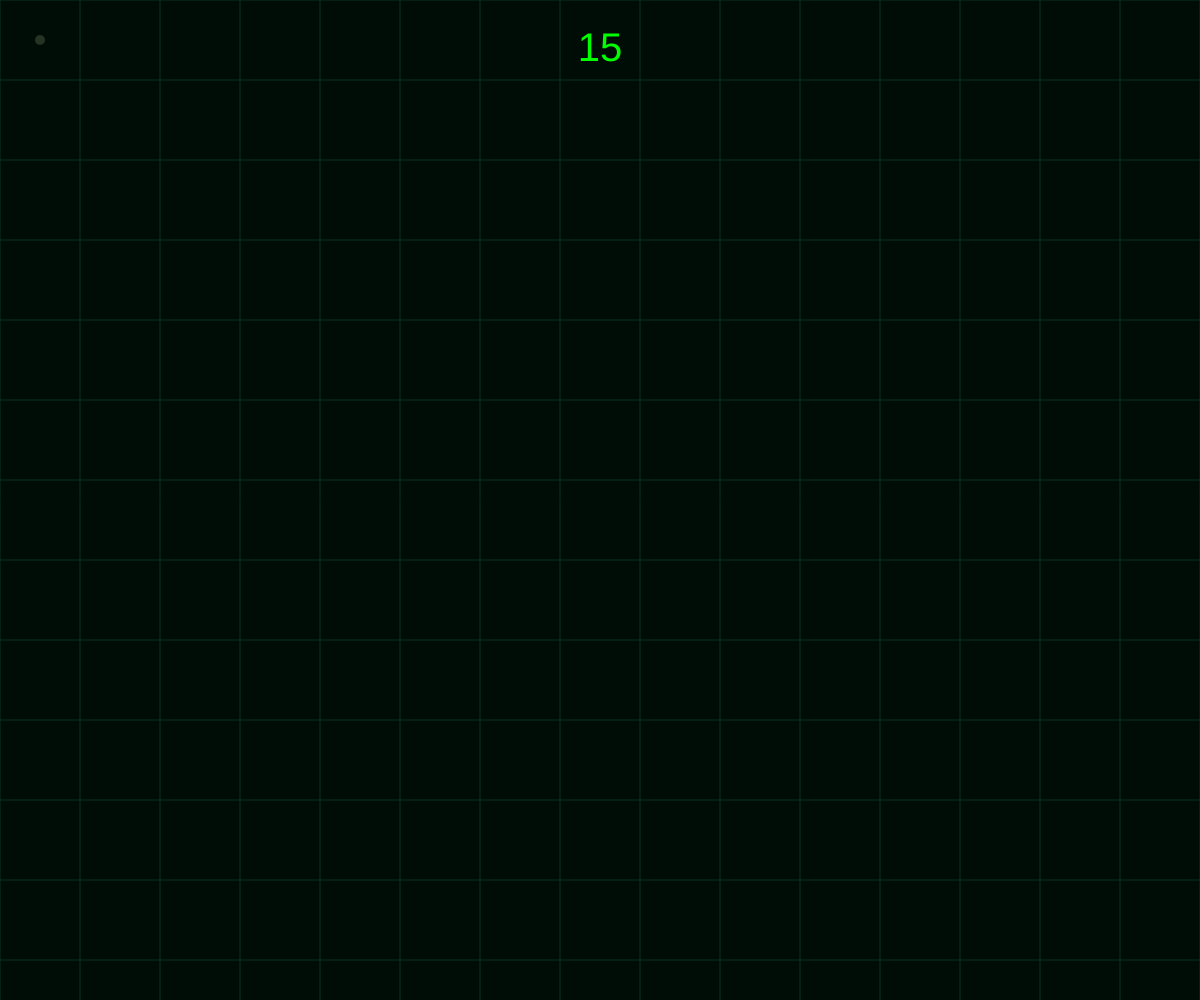
Frame 1 (no input)
Frame 60 (no input): identical to frame 1, image omitted
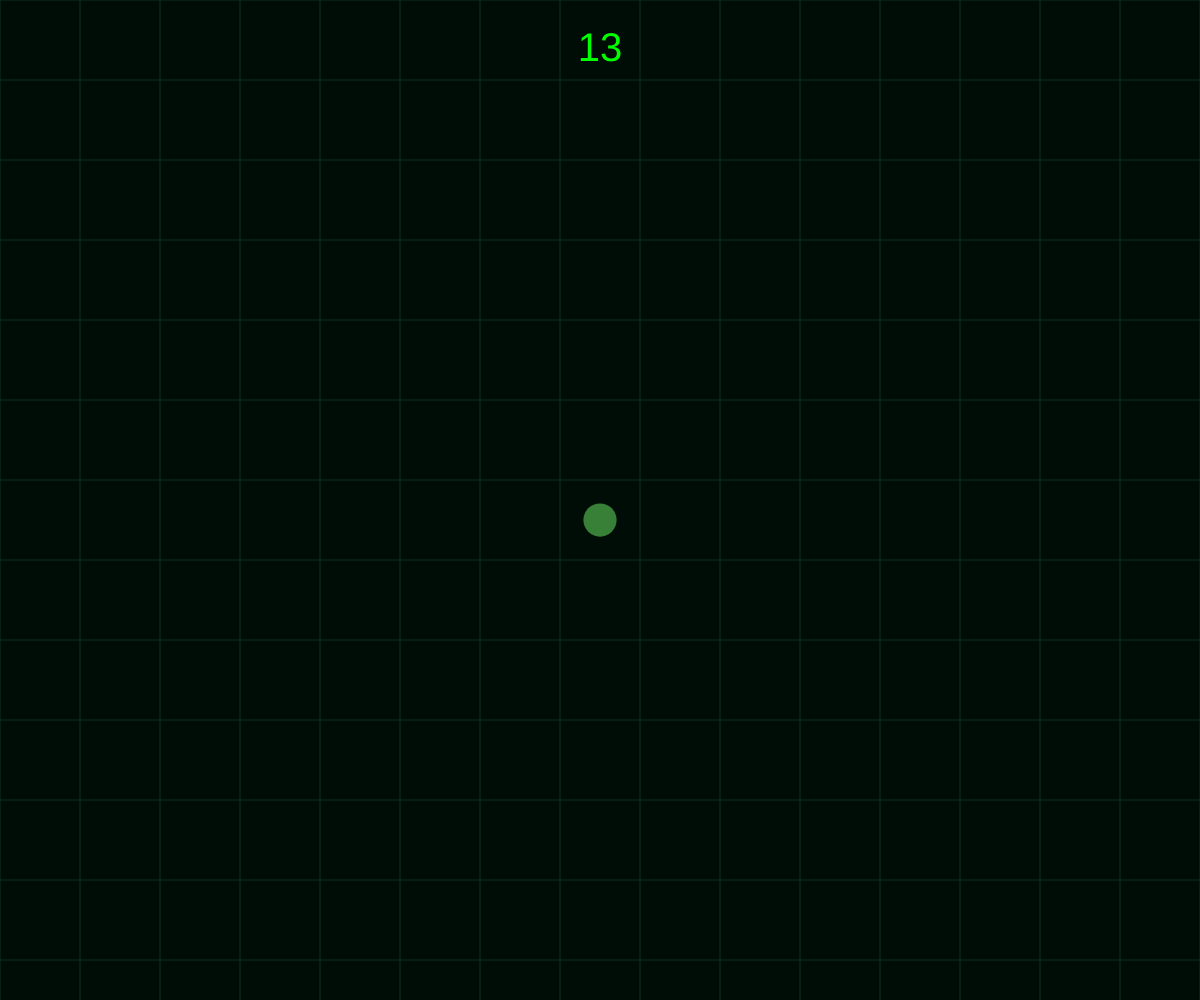
Frame 120 (the mouse pressed at the canvas centre since frame 60)

The p5.js sketch that drew these frames (run headless with seeded random() and noise() and a simulated clock; from frame 60 on, the mouse is pressed at the canvas centre):

// p5.js sketch
// ── sketch.js
// === 遊戲設定 ===
let gridSize = 80; // 再次加大格子，減少數量
let gameTimeLimit = 15; 

// === 狀態變數 ===
let cols, rows, targetX, targetY, playerX, playerY;
let isWon = false;
let isGameOver = false;
let startTime, timeLeft;

// === 特效系統 ===
let waves = []; // 儲存擴散波

function setup() {
  createCanvas(windowWidth, windowHeight);
  colorMode(HSB, 360, 100, 100, 1); 
  calculateGrid();
  spawnGame();
  noCursor(); 
}

function draw() {
  // 基礎背景：極深綠黑色
  background(150, 100, 5); 

  // 1. 繪製網格
  drawGrid();

  // 2. 邏輯處理
  if (!isWon && !isGameOver) {
    handleTime();
    updatePlayerPosition();
  }

  // 3. 繪製玩家偵測點
  drawPlayerDot();

  // 4. 繪製「往外擴」的渲染特效
  drawWaves();

  // 5. 勝利時的螢幕綠色渲染層
  if (isWon) {
    drawWinOverlay();
  }

  // 6. UI 顯示
  drawUI();
}

// --- 繪圖函式 ---

function drawGrid() {
  stroke(150, 80, 20); // 墨綠色網格
  strokeWeight(1);
  for (let i = 0; i <= cols; i++) line(i * gridSize, 0, i * gridSize, height);
  for (let j = 0; j <= rows; j++) line(0, j * gridSize, width, j * gridSize);
}

function drawPlayerDot() {
  let d = dist(playerX, playerY, targetX, targetY);
  let senseDist = 8;
  let dotSize = map(d, senseDist, 0, 10, gridSize * 0.9, true);
  
  noStroke();
  if (isWon) {
    fill(120, 100, 100); // 亮綠
  } else if (isGameOver) {
    fill(0, 0, 20); // 失敗灰
  } else {
    // 越接近越亮的螢光綠
    let bright = map(d, senseDist, 0, 20, 100, true);
    let sat = map(d, senseDist, 0, 30, 100, true);
    fill(120, sat, bright); 
  }
  
  ellipse(playerX * gridSize + gridSize/2, playerY * gridSize + gridSize/2, dotSize);
}

function drawWinOverlay() {
  // 整個螢幕蓋上一層發光的綠色
  push();
  blendMode(ADD); // 使用濾色模式讓綠光更強
  fill(120, 100, 40, 0.3); 
  rect(0, 0, width, height);
  pop();
}

function drawWaves() {
  for (let i = waves.length - 1; i >= 0; i--) {
    waves[i].update();
    waves[i].display();
    if (waves[i].isDead()) waves.splice(i, 1);
  }
}

// --- 遊戲邏輯 ---

function handleTime() {
  let elapsed = floor((millis() - startTime) / 1000);
  timeLeft = gameTimeLimit - elapsed;
  if (timeLeft <= 0) {
    timeLeft = 0;
    isGameOver = true;
    cursor();
  }
}

function updatePlayerPosition() {
  playerX = constrain(floor(mouseX / gridSize), 0, cols - 1);
  playerY = constrain(floor(mouseY / gridSize), 0, rows - 1);
}

function mousePressed() {
  if (isWon || isGameOver) {
    spawnGame();
  } else if (playerX === targetX && playerY === targetY) {
    isWon = true;
    cursor();
    // 產生多重擴散波
    for (let i = 0; i < 5; i++) {
      waves.push(new Wave(mouseX, mouseY, i * 15));
    }
  }
}

function drawUI() {
  textAlign(CENTER, CENTER);
  if (!isWon && !isGameOver) {
    fill(120, 100, 100);
    textSize(40);
    text(timeLeft, width / 2, 50);
  } else if (isWon) {
    fill(120, 100, 100);
    textSize(60);
    text("MISSION ACCOMPLISHED", width/2, height/2);
    textSize(20);
    text("CLICK TO SCAN AGAIN", width/2, height/2 + 60);
  } else if (isGameOver) {
    fill(0, 100, 100);
    textSize(60);
    text("TIME EXPIRED", width/2, height/2);
    text("RETRY", width/2, height/2 + 60);
  }
}

function spawnGame() {
  calculateGrid();
  targetX = floor(random(cols));
  targetY = floor(random(rows));
  playerX = floor(random(cols));
  playerY = floor(random(rows));
  isWon = false;
  isGameOver = false;
  startTime = millis();
  waves = [];
  noCursor();
}

function calculateGrid() {
  cols = floor(width / gridSize);
  rows = floor(height / gridSize);
}

function windowResized() {
  resizeCanvas(windowWidth, windowHeight);
  calculateGrid();
}

// === 擴散波類別 ===
class Wave {
  constructor(x, y, delay) {
    this.x = x;
    this.y = y;
    this.r = 0;
    this.delay = delay; // 延遲讓波紋有先後順序
    this.maxR = max(width, height) * 1.2;
    this.alpha = 1;
  }
  
  update() {
    if (this.delay > 0) {
      this.delay--;
    } else {
      this.r += 15; // 擴散速度
      this.alpha -= 0.015;
    }
  }
  
  display() {
    if (this.delay <= 0) {
      noFill();
      stroke(120, 100, 100, this.alpha);
      strokeWeight(4);
      ellipse(this.x, this.y, this.r);
    }
  }
  
  isDead() {
    return this.alpha <= 0;
  }
}
